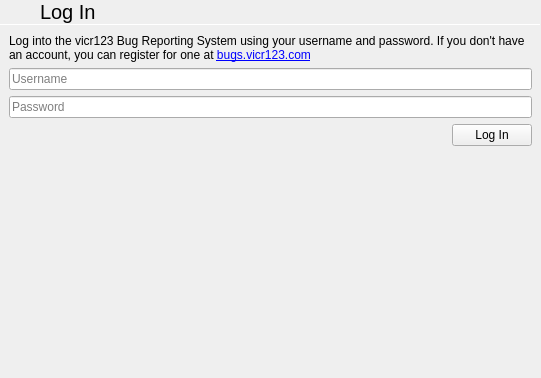
<?xml version="1.0" encoding="UTF-8"?>
<ui version="4.0">
 <class>Vicr123FileBugWidget</class>
 <widget class="QStackedWidget" name="Vicr123FileBugWidget">
  <property name="geometry">
   <rect>
    <x>0</x>
    <y>0</y>
    <width>541</width>
    <height>378</height>
   </rect>
  </property>
  <property name="windowTitle">
   <string notr="true">StackedWidget</string>
  </property>
  <property name="currentIndex">
   <number>1</number>
  </property>
  <widget class="QWidget" name="page">
   <property name="autoFillBackground">
    <bool>true</bool>
   </property>
   <layout class="QVBoxLayout" name="verticalLayout">
    <property name="spacing">
     <number>0</number>
    </property>
    <property name="leftMargin">
     <number>0</number>
    </property>
    <property name="topMargin">
     <number>0</number>
    </property>
    <property name="rightMargin">
     <number>0</number>
    </property>
    <property name="bottomMargin">
     <number>0</number>
    </property>
    <item>
     <layout class="QHBoxLayout" name="horizontalLayout">
      <property name="spacing">
       <number>0</number>
      </property>
      <item>
       <widget class="QPushButton" name="backButton">
        <property name="sizePolicy">
         <sizepolicy hsizetype="Preferred" vsizetype="Preferred">
          <horstretch>0</horstretch>
          <verstretch>0</verstretch>
         </sizepolicy>
        </property>
        <property name="text">
         <string/>
        </property>
        <property name="icon">
         <iconset theme="go-previous">
          <normaloff>.</normaloff>.</iconset>
        </property>
        <property name="flat">
         <bool>true</bool>
        </property>
       </widget>
      </item>
      <item>
       <widget class="QLabel" name="label">
        <property name="sizePolicy">
         <sizepolicy hsizetype="Expanding" vsizetype="Preferred">
          <horstretch>0</horstretch>
          <verstretch>0</verstretch>
         </sizepolicy>
        </property>
        <property name="font">
         <font>
          <pointsize>15</pointsize>
         </font>
        </property>
        <property name="text">
         <string>File Bug</string>
        </property>
        <property name="margin">
         <number>9</number>
        </property>
       </widget>
      </item>
     </layout>
    </item>
    <item>
     <widget class="Line" name="line">
      <property name="maximumSize">
       <size>
        <width>16777215</width>
        <height>1</height>
       </size>
      </property>
      <property name="orientation">
       <enum>Qt::Horizontal</enum>
      </property>
     </widget>
    </item>
    <item>
     <widget class="QLabel" name="label_2">
      <property name="text">
       <string>Thanks for offering to report this bug. We'll just need you to answer a few questions, and then we'll be on our way!

Since the developer may need to ask further questions, you'll be asked to log into or create an account on the vicr123 bugtracking system as part of the bug reporting process. If you do not want us to contact you, you may back out of the bug reporting process at any time.</string>
      </property>
      <property name="wordWrap">
       <bool>true</bool>
      </property>
      <property name="margin">
       <number>9</number>
      </property>
     </widget>
    </item>
    <item>
     <widget class="Line" name="line_2">
      <property name="maximumSize">
       <size>
        <width>16777215</width>
        <height>1</height>
       </size>
      </property>
      <property name="orientation">
       <enum>Qt::Horizontal</enum>
      </property>
     </widget>
    </item>
    <item>
     <layout class="QVBoxLayout" name="verticalLayout_2">
      <property name="spacing">
       <number>6</number>
      </property>
      <property name="leftMargin">
       <number>9</number>
      </property>
      <property name="topMargin">
       <number>9</number>
      </property>
      <property name="rightMargin">
       <number>9</number>
      </property>
      <property name="bottomMargin">
       <number>9</number>
      </property>
      <item>
       <widget class="QLabel" name="label_3">
        <property name="font">
         <font>
          <weight>75</weight>
          <bold>true</bold>
         </font>
        </property>
        <property name="text">
         <string>REPRODUCIBILITY</string>
        </property>
       </widget>
      </item>
      <item>
       <widget class="QLabel" name="label_5">
        <property name="text">
         <string>Are you able to tell us what you did when the app stopped working?</string>
        </property>
       </widget>
      </item>
      <item>
       <widget class="QWidget" name="widget" native="true">
        <layout class="QHBoxLayout" name="horizontalLayout_3">
         <property name="leftMargin">
          <number>0</number>
         </property>
         <property name="topMargin">
          <number>0</number>
         </property>
         <property name="rightMargin">
          <number>0</number>
         </property>
         <property name="bottomMargin">
          <number>0</number>
         </property>
         <item>
          <widget class="QRadioButton" name="radioButton_4">
           <property name="text">
            <string>Yes</string>
           </property>
          </widget>
         </item>
         <item>
          <widget class="QRadioButton" name="radioButton_5">
           <property name="text">
            <string>No</string>
           </property>
           <property name="checked">
            <bool>true</bool>
           </property>
          </widget>
         </item>
         <item>
          <spacer name="horizontalSpacer_2">
           <property name="orientation">
            <enum>Qt::Horizontal</enum>
           </property>
           <property name="sizeHint" stdset="0">
            <size>
             <width>40</width>
             <height>20</height>
            </size>
           </property>
          </spacer>
         </item>
        </layout>
       </widget>
      </item>
      <item>
       <widget class="QLabel" name="label_4">
        <property name="text">
         <string>If you perform the same steps, does the problem recur?</string>
        </property>
       </widget>
      </item>
      <item>
       <widget class="QWidget" name="horizontalWidget_2" native="true">
        <layout class="QHBoxLayout" name="horizontalLayout_2">
         <property name="leftMargin">
          <number>0</number>
         </property>
         <property name="topMargin">
          <number>0</number>
         </property>
         <property name="rightMargin">
          <number>0</number>
         </property>
         <property name="bottomMargin">
          <number>0</number>
         </property>
         <item>
          <widget class="QRadioButton" name="radioButton">
           <property name="text">
            <string>Yes</string>
           </property>
          </widget>
         </item>
         <item>
          <widget class="QRadioButton" name="radioButton_2">
           <property name="text">
            <string>No</string>
           </property>
           <property name="checked">
            <bool>true</bool>
           </property>
          </widget>
         </item>
         <item>
          <widget class="QRadioButton" name="radioButton_3">
           <property name="text">
            <string>Intermittently</string>
           </property>
          </widget>
         </item>
         <item>
          <spacer name="horizontalSpacer">
           <property name="orientation">
            <enum>Qt::Horizontal</enum>
           </property>
           <property name="sizeHint" stdset="0">
            <size>
             <width>40</width>
             <height>20</height>
            </size>
           </property>
          </spacer>
         </item>
        </layout>
       </widget>
      </item>
      <item>
       <layout class="QHBoxLayout" name="horizontalLayout_4">
        <item>
         <spacer name="horizontalSpacer_3">
          <property name="orientation">
           <enum>Qt::Horizontal</enum>
          </property>
          <property name="sizeHint" stdset="0">
           <size>
            <width>40</width>
            <height>20</height>
           </size>
          </property>
         </spacer>
        </item>
        <item>
         <widget class="QPushButton" name="nextPageButton">
          <property name="text">
           <string>Next Page</string>
          </property>
          <property name="icon">
           <iconset theme="go-next">
            <normaloff>.</normaloff>.</iconset>
          </property>
         </widget>
        </item>
       </layout>
      </item>
     </layout>
    </item>
    <item>
     <spacer name="verticalSpacer">
      <property name="orientation">
       <enum>Qt::Vertical</enum>
      </property>
      <property name="sizeHint" stdset="0">
       <size>
        <width>20</width>
        <height>40</height>
       </size>
      </property>
     </spacer>
    </item>
   </layout>
  </widget>
  <widget class="QWidget" name="page_2">
   <property name="autoFillBackground">
    <bool>true</bool>
   </property>
   <layout class="QVBoxLayout" name="verticalLayout_3">
    <property name="spacing">
     <number>0</number>
    </property>
    <property name="leftMargin">
     <number>0</number>
    </property>
    <property name="topMargin">
     <number>0</number>
    </property>
    <property name="rightMargin">
     <number>0</number>
    </property>
    <property name="bottomMargin">
     <number>0</number>
    </property>
    <item>
     <layout class="QHBoxLayout" name="horizontalLayout_5">
      <property name="spacing">
       <number>0</number>
      </property>
      <item>
       <widget class="QPushButton" name="backButton_2">
        <property name="sizePolicy">
         <sizepolicy hsizetype="Preferred" vsizetype="Preferred">
          <horstretch>0</horstretch>
          <verstretch>0</verstretch>
         </sizepolicy>
        </property>
        <property name="text">
         <string/>
        </property>
        <property name="icon">
         <iconset theme="go-previous">
          <normaloff>.</normaloff>.</iconset>
        </property>
        <property name="flat">
         <bool>true</bool>
        </property>
       </widget>
      </item>
      <item>
       <widget class="QLabel" name="label_6">
        <property name="sizePolicy">
         <sizepolicy hsizetype="Expanding" vsizetype="Preferred">
          <horstretch>0</horstretch>
          <verstretch>0</verstretch>
         </sizepolicy>
        </property>
        <property name="font">
         <font>
          <pointsize>15</pointsize>
         </font>
        </property>
        <property name="text">
         <string>Log In</string>
        </property>
        <property name="margin">
         <number>9</number>
        </property>
       </widget>
      </item>
     </layout>
    </item>
    <item>
     <widget class="Line" name="line_4">
      <property name="maximumSize">
       <size>
        <width>16777215</width>
        <height>1</height>
       </size>
      </property>
      <property name="orientation">
       <enum>Qt::Horizontal</enum>
      </property>
     </widget>
    </item>
    <item>
     <layout class="QVBoxLayout" name="verticalLayout_4">
      <property name="spacing">
       <number>6</number>
      </property>
      <property name="leftMargin">
       <number>9</number>
      </property>
      <property name="topMargin">
       <number>9</number>
      </property>
      <property name="rightMargin">
       <number>9</number>
      </property>
      <property name="bottomMargin">
       <number>9</number>
      </property>
      <item>
       <widget class="QLabel" name="label_7">
        <property name="text">
         <string>Log into the vicr123 Bug Reporting System using your username and password. If you don't have an account, you can register for one at &lt;a href=&quot;https://bugs.vicr123.com/&quot;&gt;bugs.vicr123.com&lt;/a&gt;</string>
        </property>
        <property name="wordWrap">
         <bool>true</bool>
        </property>
        <property name="openExternalLinks">
         <bool>true</bool>
        </property>
       </widget>
      </item>
      <item>
       <widget class="QLineEdit" name="username">
        <property name="placeholderText">
         <string>Username</string>
        </property>
       </widget>
      </item>
      <item>
       <widget class="QLineEdit" name="password">
        <property name="echoMode">
         <enum>QLineEdit::Password</enum>
        </property>
        <property name="placeholderText">
         <string>Password</string>
        </property>
       </widget>
      </item>
      <item>
       <layout class="QHBoxLayout" name="horizontalLayout_6">
        <item>
         <spacer name="horizontalSpacer_4">
          <property name="orientation">
           <enum>Qt::Horizontal</enum>
          </property>
          <property name="sizeHint" stdset="0">
           <size>
            <width>40</width>
            <height>20</height>
           </size>
          </property>
         </spacer>
        </item>
        <item>
         <widget class="tCircularSpinner" name="loginSpinner" native="true"/>
        </item>
        <item>
         <widget class="QPushButton" name="loginButton">
          <property name="text">
           <string>Log In</string>
          </property>
          <property name="icon">
           <iconset theme="go-next">
            <normaloff>.</normaloff>.</iconset>
          </property>
         </widget>
        </item>
       </layout>
      </item>
     </layout>
    </item>
    <item>
     <spacer name="verticalSpacer_2">
      <property name="orientation">
       <enum>Qt::Vertical</enum>
      </property>
      <property name="sizeHint" stdset="0">
       <size>
        <width>20</width>
        <height>40</height>
       </size>
      </property>
     </spacer>
    </item>
   </layout>
  </widget>
 </widget>
 <customwidgets>
  <customwidget>
   <class>tCircularSpinner</class>
   <extends>QWidget</extends>
   <header location="global">tcircularspinner.h</header>
   <container>1</container>
  </customwidget>
 </customwidgets>
 <resources/>
 <connections/>
</ui>
